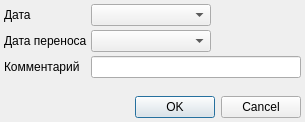
<?xml version="1.0" encoding="UTF-8"?>
<ui version="4.0">
 <class>ChangeDayDialog</class>
 <widget class="QDialog" name="ChangeDayDialog">
  <property name="geometry">
   <rect>
    <x>0</x>
    <y>0</y>
    <width>305</width>
    <height>122</height>
   </rect>
  </property>
  <property name="windowTitle">
   <string>Календарный перенос</string>
  </property>
  <layout class="QGridLayout" name="gridLayout">
   <property name="margin">
    <number>4</number>
   </property>
   <property name="spacing">
    <number>4</number>
   </property>
   <item row="0" column="0">
    <widget class="QLabel" name="label">
     <property name="text">
      <string>Дата</string>
     </property>
    </widget>
   </item>
   <item row="0" column="1">
    <widget class="CDateEdit" name="date">
     <property name="sizePolicy">
      <sizepolicy hsizetype="Maximum" vsizetype="Fixed">
       <horstretch>0</horstretch>
       <verstretch>0</verstretch>
      </sizepolicy>
     </property>
     <property name="minimumSize">
      <size>
       <width>120</width>
       <height>0</height>
      </size>
     </property>
    </widget>
   </item>
   <item row="0" column="2">
    <spacer name="horizontalSpacer">
     <property name="orientation">
      <enum>Qt::Horizontal</enum>
     </property>
     <property name="sizeHint" stdset="0">
      <size>
       <width>90</width>
       <height>22</height>
      </size>
     </property>
    </spacer>
   </item>
   <item row="1" column="0">
    <widget class="QLabel" name="label_2">
     <property name="text">
      <string>Дата переноса</string>
     </property>
    </widget>
   </item>
   <item row="1" column="1">
    <widget class="CDateEdit" name="dateChange">
     <property name="sizePolicy">
      <sizepolicy hsizetype="Maximum" vsizetype="Fixed">
       <horstretch>0</horstretch>
       <verstretch>0</verstretch>
      </sizepolicy>
     </property>
     <property name="minimumSize">
      <size>
       <width>120</width>
       <height>0</height>
      </size>
     </property>
    </widget>
   </item>
   <item row="1" column="2">
    <spacer name="horizontalSpacer_2">
     <property name="orientation">
      <enum>Qt::Horizontal</enum>
     </property>
     <property name="sizeHint" stdset="0">
      <size>
       <width>90</width>
       <height>22</height>
      </size>
     </property>
    </spacer>
   </item>
   <item row="4" column="0">
    <spacer name="verticalSpacer">
     <property name="orientation">
      <enum>Qt::Vertical</enum>
     </property>
     <property name="sizeHint" stdset="0">
      <size>
       <width>73</width>
       <height>0</height>
      </size>
     </property>
    </spacer>
   </item>
   <item row="5" column="0" colspan="3">
    <widget class="QDialogButtonBox" name="buttonBox">
     <property name="orientation">
      <enum>Qt::Horizontal</enum>
     </property>
     <property name="standardButtons">
      <set>QDialogButtonBox::Cancel|QDialogButtonBox::Ok</set>
     </property>
    </widget>
   </item>
   <item row="2" column="1" colspan="2">
    <widget class="QLineEdit" name="text"/>
   </item>
   <item row="2" column="0">
    <widget class="QLabel" name="label_3">
     <property name="text">
      <string>Комментарий</string>
     </property>
    </widget>
   </item>
  </layout>
 </widget>
 <customwidgets>
  <customwidget>
   <class>CDateEdit</class>
   <extends>QComboBox</extends>
   <header location="global">library.DateEdit</header>
  </customwidget>
 </customwidgets>
 <tabstops>
  <tabstop>date</tabstop>
  <tabstop>dateChange</tabstop>
  <tabstop>text</tabstop>
  <tabstop>buttonBox</tabstop>
 </tabstops>
 <resources/>
 <connections>
  <connection>
   <sender>buttonBox</sender>
   <signal>accepted()</signal>
   <receiver>ChangeDayDialog</receiver>
   <slot>accept()</slot>
   <hints>
    <hint type="sourcelabel">
     <x>254</x>
     <y>205</y>
    </hint>
    <hint type="destinationlabel">
     <x>157</x>
     <y>211</y>
    </hint>
   </hints>
  </connection>
  <connection>
   <sender>buttonBox</sender>
   <signal>rejected()</signal>
   <receiver>ChangeDayDialog</receiver>
   <slot>reject()</slot>
   <hints>
    <hint type="sourcelabel">
     <x>322</x>
     <y>205</y>
    </hint>
    <hint type="destinationlabel">
     <x>286</x>
     <y>211</y>
    </hint>
   </hints>
  </connection>
 </connections>
</ui>
